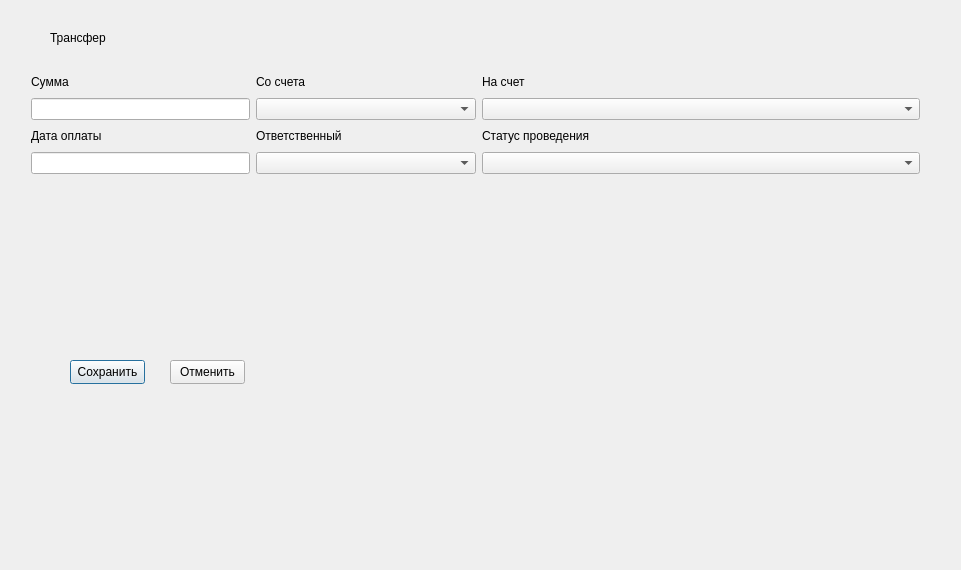
<?xml version="1.0" encoding="UTF-8"?>
<ui version="4.0">
 <class>TransferFormClass</class>
 <widget class="QDialog" name="TransferFormClass">
  <property name="geometry">
   <rect>
    <x>0</x>
    <y>0</y>
    <width>961</width>
    <height>570</height>
   </rect>
  </property>
  <property name="windowTitle">
   <string>TransferForm</string>
  </property>
  <widget class="QPushButton" name="saveBtn">
   <property name="geometry">
    <rect>
     <x>70</x>
     <y>360</y>
     <width>75</width>
     <height>24</height>
    </rect>
   </property>
   <property name="text">
    <string>Сохранить</string>
   </property>
  </widget>
  <widget class="QLabel" name="label">
   <property name="geometry">
    <rect>
     <x>50</x>
     <y>30</y>
     <width>61</width>
     <height>16</height>
    </rect>
   </property>
   <property name="text">
    <string>Трансфер</string>
   </property>
  </widget>
  <widget class="QWidget" name="layoutWidget">
   <property name="geometry">
    <rect>
     <x>20</x>
     <y>60</y>
     <width>911</width>
     <height>125</height>
    </rect>
   </property>
   <layout class="QGridLayout" name="gridLayout" columnstretch="0,0,0,0">
    <item row="1" column="1">
     <layout class="QVBoxLayout" name="responsibleLayout">
      <item>
       <widget class="QLabel" name="responsibleLbl">
        <property name="text">
         <string>Ответственный</string>
        </property>
       </widget>
      </item>
      <item>
       <widget class="QComboBox" name="responsibleBox"/>
      </item>
     </layout>
    </item>
    <item row="0" column="0">
     <layout class="QVBoxLayout" name="cashLayout">
      <item>
       <widget class="QLabel" name="cashLbl">
        <property name="text">
         <string>Сумма</string>
        </property>
       </widget>
      </item>
      <item>
       <widget class="QLineEdit" name="cash">
        <property name="sizePolicy">
         <sizepolicy hsizetype="Preferred" vsizetype="Fixed">
          <horstretch>0</horstretch>
          <verstretch>0</verstretch>
         </sizepolicy>
        </property>
       </widget>
      </item>
     </layout>
    </item>
    <item row="0" column="1">
     <layout class="QVBoxLayout" name="fromAccountLayout">
      <item>
       <widget class="QLabel" name="fromAccountLbl">
        <property name="text">
         <string>Со счета</string>
        </property>
       </widget>
      </item>
      <item>
       <widget class="QComboBox" name="fromAccountBox"/>
      </item>
     </layout>
    </item>
    <item row="0" column="2" colspan="2">
     <layout class="QVBoxLayout" name="toAccountLayout">
      <item>
       <widget class="QLabel" name="toAccountLbl">
        <property name="text">
         <string>На счет</string>
        </property>
       </widget>
      </item>
      <item>
       <widget class="QComboBox" name="toAccountBox"/>
      </item>
     </layout>
    </item>
    <item row="1" column="0">
     <layout class="QVBoxLayout" name="dateLayout">
      <item>
       <widget class="QLabel" name="dateLbl">
        <property name="text">
         <string>Дата оплаты</string>
        </property>
       </widget>
      </item>
      <item>
       <widget class="QLineEdit" name="date">
        <property name="sizePolicy">
         <sizepolicy hsizetype="Preferred" vsizetype="Fixed">
          <horstretch>0</horstretch>
          <verstretch>0</verstretch>
         </sizepolicy>
        </property>
       </widget>
      </item>
     </layout>
    </item>
    <item row="1" column="2" colspan="2">
     <layout class="QVBoxLayout" name="stateLayout">
      <item>
       <widget class="QLabel" name="stateLbl">
        <property name="text">
         <string>Статус проведения</string>
        </property>
       </widget>
      </item>
      <item>
       <widget class="QComboBox" name="stateBox"/>
      </item>
     </layout>
    </item>
   </layout>
  </widget>
  <widget class="QPushButton" name="cancelBtn">
   <property name="geometry">
    <rect>
     <x>170</x>
     <y>360</y>
     <width>75</width>
     <height>24</height>
    </rect>
   </property>
   <property name="text">
    <string>Отменить</string>
   </property>
  </widget>
 </widget>
 <layoutdefault spacing="6" margin="11"/>
 <resources/>
 <connections/>
</ui>
